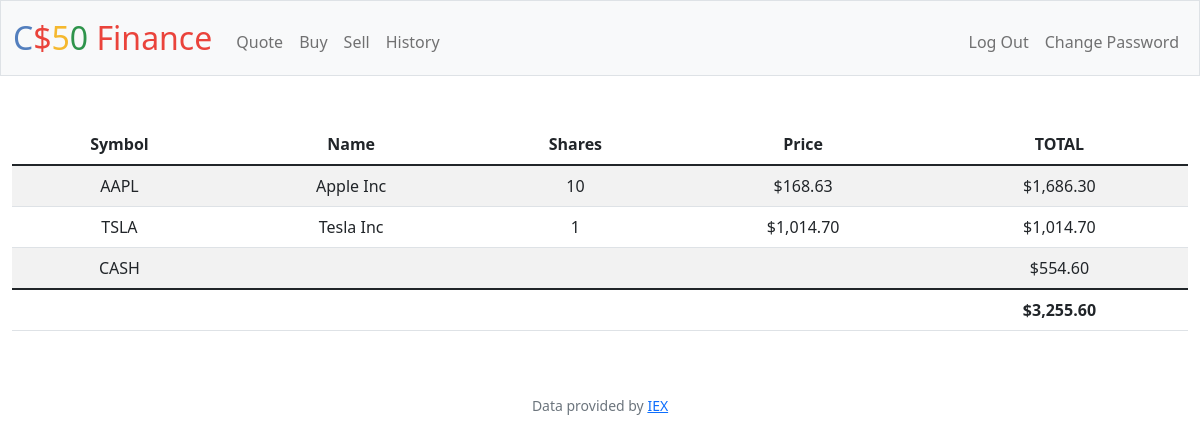
The page / (signed in) on the database its author committed.
### tables this page shows
CREATE TABLE transactions (
id INTEGER PRYMARY KEY,
user_id INTEGER NOT NULL,
name TEXT NOT NULL,
shares INTEGER NOT NULL,
price NUMERIC NOT NULL,
type TEXT NOT NULL,
symbol TEXT NOT NULL,
time TIMESTAMP DEFAULT CURRENT_TIMESTAMP,
FOREIGN KEY(user_id) REFERENCES users(id)
);

CREATE TABLE users (id INTEGER PRIMARY KEY AUTOINCREMENT NOT NULL, username TEXT NOT NULL, hash TEXT NOT NULL, cash NUMERIC NOT NULL DEFAULT 10000.00);

### app.py (the view)
@app.route("/", methods=['GET', 'POST'])
@login_required
def index():
    user_id = session['user_id']
    ''' select data from database '''
    portfolio = db.execute('SELECT symbol, name, sum(shares) as tot_shares, price FROM transactions WHERE user_id = ? GROUP BY symbol', user_id)
    cash = db.execute('SELECT cash FROM users WHERE id = ?', user_id)[0]['cash']
    """ total cash ins each stock """
    total = cash
    for stock in portfolio:
        total += stock['tot_shares'] * stock['price']
    return render_template('index.html', portfolio=portfolio, cash=cash, usd=usd, total=total)

### app.py (called while the page is built)
@app.after_request
def after_request(response):
    response.headers["Cache-Control"] = "no-cache, no-store, must-revalidate"
    response.headers["Expires"] = 0
    response.headers["Pragma"] = "no-cache"
    return response

### helpers.py (called while the page is built)
def login_required(f):
    @wraps(f)
    def decorated_function(*args, **kwargs):
        if session.get("user_id") is None:
            return redirect("/login")
        return f(*args, **kwargs)
    return decorated_function

def usd(value):
    return f"${value:,.2f}"

### templates/index.html (shortened to what this page needs)
{% extends "layout.html" %}
{% block main %}
<table class="table table-striped">
    <thead>
        <tr>
            <th> Symbol </th>
            <th> Name </th>
            <th> Shares </th>
            <th> Price </th>
            <th> TOTAL </th>
        </tr>
    </thead>
    <tbody>
        {% for stock in portfolio %}
            <tr>
                <td> {{ stock['symbol'] }} </td>
                <td> {{ stock['name'] }} </td>
                <td> {{ stock['tot_shares'] }} </td>
                <td> {{ usd(stock['price']) }} </td>
                <td> {{ usd(stock['tot_shares'] * stock['price']) }} </td>
            </tr>
        {% endfor %}
        <tr>
            <td> CASH </td>
            <td colspan='3'> </td>
            <td> {{ usd(cash) }} </td>
        </tr>
    </tbody>
    <tfoot>
        <td colspan='4'></td>
        <td><strong> {{usd(total)}} </strong></td>
    </tfoot>
</table>
{% endblock %}

### rows shown on the page
transactions: symbol "AAPL", name "Apple Inc", tot_shares "10", price "$168.63", tot_shares "$1,686.30"
transactions: symbol "TSLA", name "Tesla Inc", tot_shares "1", price "$1,014.70", usd(stock['tot_shares']*stock['price']) "$1,014.70"
users: cash "$554.60"

### other values the page prints
{{ usd(total) }} "$3,255.60"
